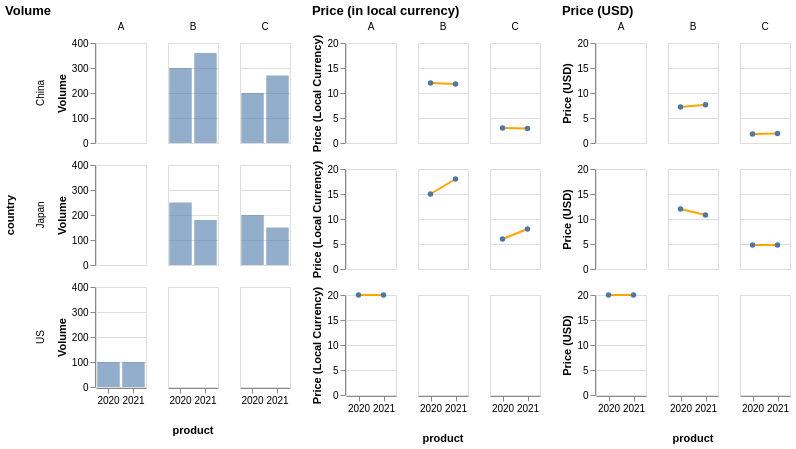

Notebook code for this chart:
### Code cell
import altair as alt

base = alt.Chart(fx).encode(
    x=alt.X("year:O", axis=alt.Axis(labelAngle=0, title=None)),
)

volume = (
    base.mark_bar(opacity=0.6)
    .encode(
        y=alt.Y("volume:Q", title="Volume"),
        tooltip=["product:N", "country:N", "year:O", "volume:Q"],
    )
    .properties(width=50, height=100)
    .facet(
        column=alt.Column("product:N", header=alt.Header(titleOrient="bottom")),
        row="country:N",
        title="Volume",
    )
)

price = (
    base.mark_line(point=True, color="orange")
    .encode(
        y=alt.Y("price:Q", title="Price (USD)"),
        tooltip=["product:N", "country:N", "year:O", alt.Tooltip("price:Q", format=".2f")],
    )
    .properties(width=50, height=100)
    .facet(
        column=alt.Column("product:N", header=alt.Header(titleOrient="bottom")),
        row=alt.Row("country:N", header=None),
        title="Price (USD)",
    )
)

lc_price = (
    base.mark_line(point=True, color="orange")
    .encode(
        y=alt.Y("price_in_lc:Q", title="Price (Local Currency)"),
        tooltip=["product:N", "country:N", "year:O", alt.Tooltip("price_in_lc:Q", format=".2f")],
    )
    .properties(width=50, height=100)
    .facet(
        column=alt.Column("product:N", header=alt.Header(titleOrient="bottom")),
        row=alt.Row("country:N", header=None),
        title="Price (in local currency)",
    )
)

volume | lc_price | price

### Figure 1 — Vega-Lite specification as saved in the notebook (floating-point values rounded to 4 significant figures)
{"config": {"view": {"continuousWidth": 300, "continuousHeight": 300}}, "hconcat": [{"facet": {"column": {"field": "product", "header": {"titleOrient": "bottom"}, "type": "nominal"}, "row": {"field": "country", "type": "nominal"}}, "spec": {"mark": {"type": "bar", "opacity": 0.6}, "encoding": {"tooltip": [{"field": "product", "type": "nominal"}, {"field": "country", "type": "nominal"}, {"field": "year", "type": "ordinal"}, {"field": "volume", "type": "quantitative"}], "x": {"axis": {"labelAngle": 0, "title": null}, "field": "year", "type": "ordinal"}, "y": {"field": "volume", "title": "Volume", "type": "quantitative"}}, "height": 100, "width": 50}, "title": "Volume"}, {"facet": {"column": {"field": "product", "header": {"titleOrient": "bottom"}, "type": "nominal"}, "row": {"field": "country", "header": null, "type": "nominal"}}, "spec": {"mark": {"type": "line", "color": "orange", "point": true}, "encoding": {"tooltip": [{"field": "product", "type": "nominal"}, {"field": "country", "type": "nominal"}, {"field": "year", "type": "ordinal"}, {"field": "price_in_lc", "format": ".2f", "type": "quantitative"}], "x": {"axis": {"labelAngle": 0, "title": null}, "field": "year", "type": "ordinal"}, "y": {"field": "price_in_lc", "title": "Price (Local Currency)", "type": "quantitative"}}, "height": 100, "width": 50}, "title": "Price (in local currency)"}, {"facet": {"column": {"field": "product", "header": {"titleOrient": "bottom"}, "type": "nominal"}, "row": {"field": "country", "header": null, "type": "nominal"}}, "spec": {"mark": {"type": "line", "color": "orange", "point": true}, "encoding": {"tooltip": [{"field": "product", "type": "nominal"}, {"field": "country", "type": "nominal"}, {"field": "year", "type": "ordinal"}, {"field": "price", "format": ".2f", "type": "quantitative"}], "x": {"axis": {"labelAngle": 0, "title": null}, "field": "year", "type": "ordinal"}, "y": {"field": "price", "title": "Price (USD)", "type": "quantitative"}}, "height": 100, "width": 50}, "title": "Price (USD)"}], "data": {"name": "data-b1fcc05ff49b8353371c4d10704c0935"}, "$schema": "https://vega.github.io/schema/vega-lite/v5.20.1.json", "datasets": {"data-b1fcc05ff49b8353371c4d10704c0935": [{"product": "A", "country": "US", "year": 2020, "volume": 100, "price_in_lc": 20.0, "fx_rate": 1.0, "price": 20.0, "revenue": 2000.0}, {"product": "A", "country": "US", "year": 2021, "volume": 100, "price_in_lc": 20.0, "fx_rate": 1.0, "price": 20.0, "revenue": 2000.0}, {"product": "B", "country": "China", "year": 2020, "volume": 300, "price_in_lc": 12.0, "fx_rate": 0.6, "price": 7.2, "revenue": 2160.0}, {"product": "B", "country": "China", "year": 2021, "volume": 360, "price_in_lc": 11.8, "fx_rate": 0.65, "price": 7.67, "revenue": 2761.0}, {"product": "B", "country": "Japan", "year": 2020, "volume": 250, "price_in_lc": 15.0, "fx_rate": 0.8, "price": 12.0, "revenue": 3000.0}, {"product": "B", "country": "Japan", "year": 2021, "volume": 180, "price_in_lc": 18.0, "fx_rate": 0.6, "price": 10.8, "revenue": 1944.0}, {"product": "C", "country": "China", "year": 2020, "volume": 200, "price_in_lc": 3.0, "fx_rate": 0.6, "price": 1.8, "revenue": 360.0}, {"product": "C", "country": "China", "year": 2021, "volume": 270, "price_in_lc": 2.9, "fx_rate": 0.65, "price": 1.885, "revenue": 508.9}, {"product": "C", "country": "Japan", "year": 2020, "volume": 200, "price_in_lc": 6.0, "fx_rate": 0.8, "price": 4.8, "revenue": 960.0}, {"product": "C", "country": "Japan", "year": 2021, "volume": 150, "price_in_lc": 8.0, "fx_rate": 0.6, "price": 4.8, "revenue": 720.0}]}}
